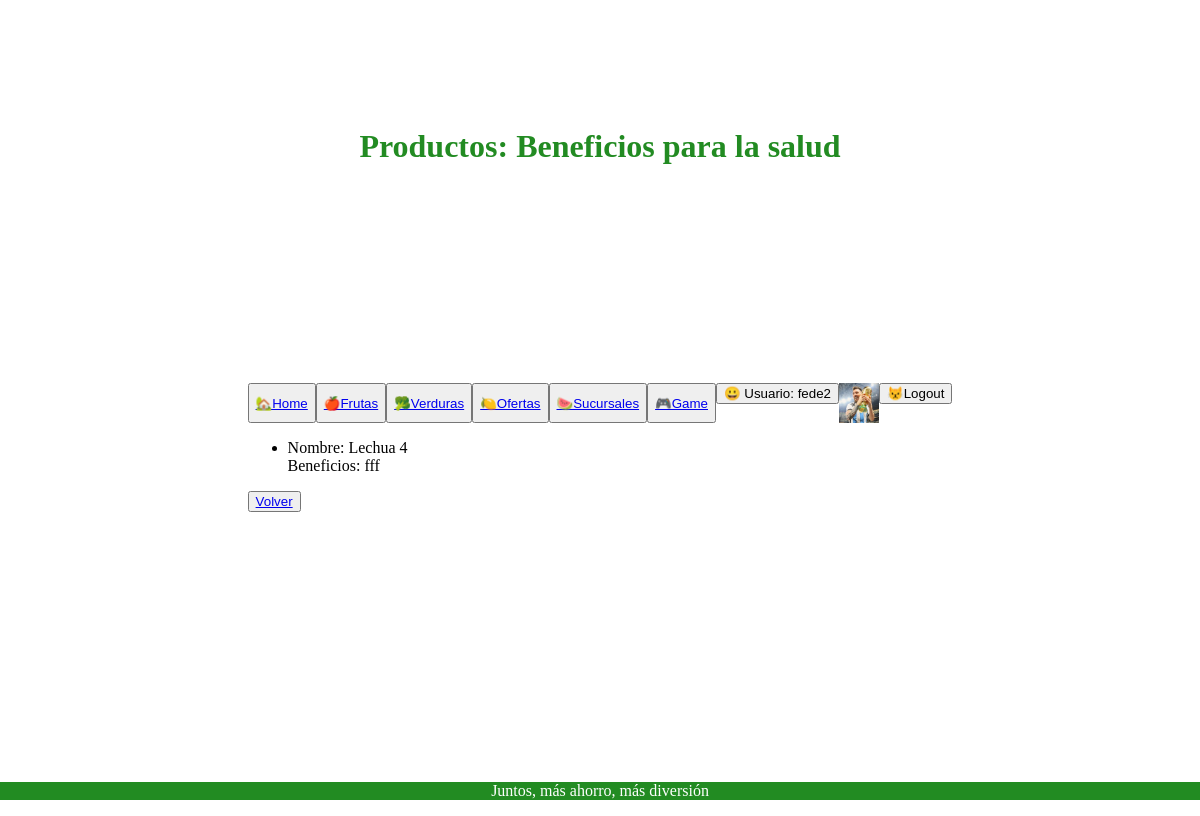
Before: /producto/verduras/beneficio/21 (signed in) with the older database file.
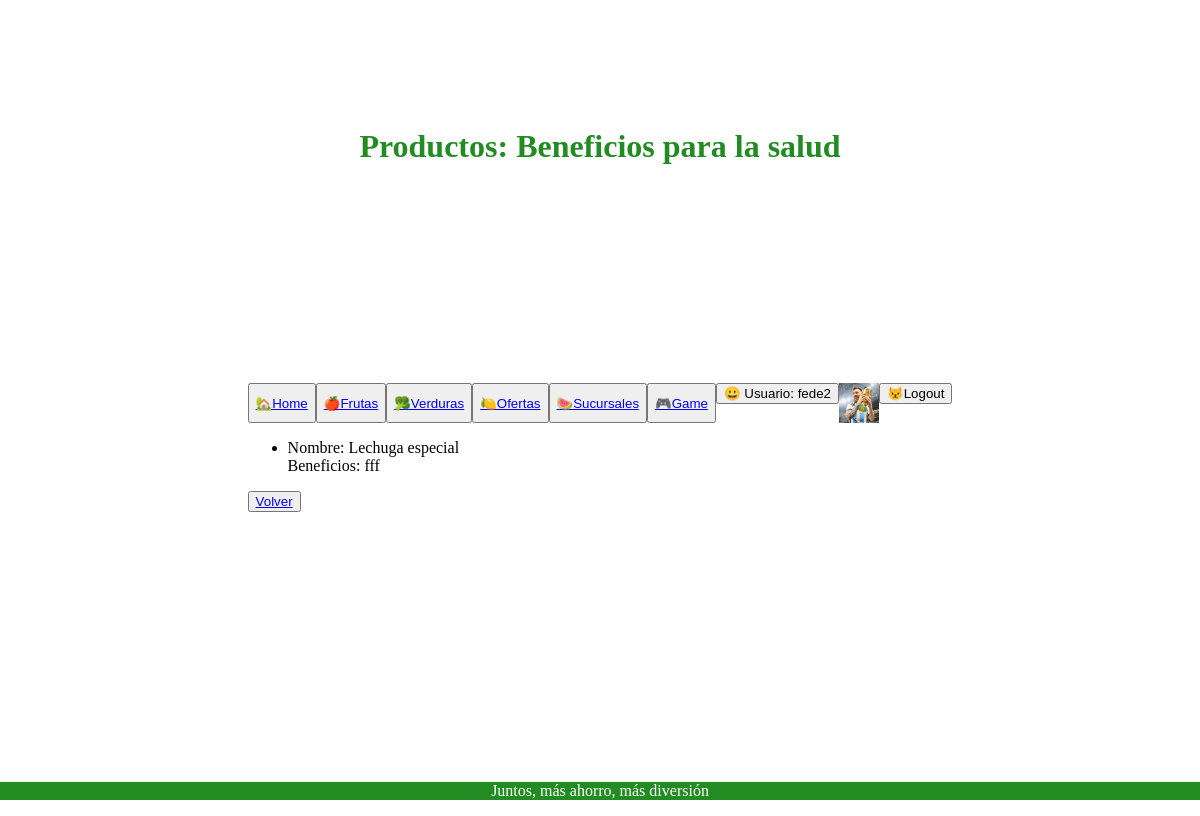
After: the same page with the newer database file.
### producto/models.py (models this page shows, shortened)
class Producto(models.Model):
    class Tipo_producto(models.TextChoices):
        FRUTA = "FRUTA", "Fruta"
        VERDURA = "VERDURA", "Verdura"
        OFERTA = "OFERTA", "Oferta"
    nombre_producto = models.CharField(max_length=100)
    precio_producto = models.DecimalField(max_digits=10, decimal_places=2)
    kilo_producto = models.DecimalField(max_digits=10, decimal_places=2)
    stock_producto = models.DecimalField(max_digits=10, decimal_places=2)
    tipo_producto = models.CharField(max_length=20, choices=Tipo_producto.choices)
    detalle_producto = models.TextField(blank=True, null=True)
    beneficio_producto = models.TextField(blank=True, null=True)

### producto/views.py (the view)
# urls.py: path('verduras/beneficio/<int:pk>',login_required(views.ProductoBeneficioVerduras.as_view()),name='producto_beneficio_verduras'),
class ProductoBeneficioVerduras(DetailView):
    model = Producto
    template_name = 'producto/producto_beneficio_verduras.html'

### producto/templates/producto/producto_beneficio_verduras.html
{% extends 'core/base.html' %}
{% block header %}
<h1 style="color:forestgreen; text-align: center;">
    Productos: Beneficios para la salud
</h1>
{% endblock header %}
{% block main %}
    <ul>
            <li> Nombre: {{object.nombre_producto}} </li>
            <div> Beneficios: {{object.beneficio_producto}} </div>
    </ul>
    <button><a href="{% url 'producto:producto_list_verduras' %}">Volver</a></button>
{% endblock main %}

Changed rows visible on the page:
changed Producto "fff": nombre_producto "Lechua 4" → "Lechuga especial"
